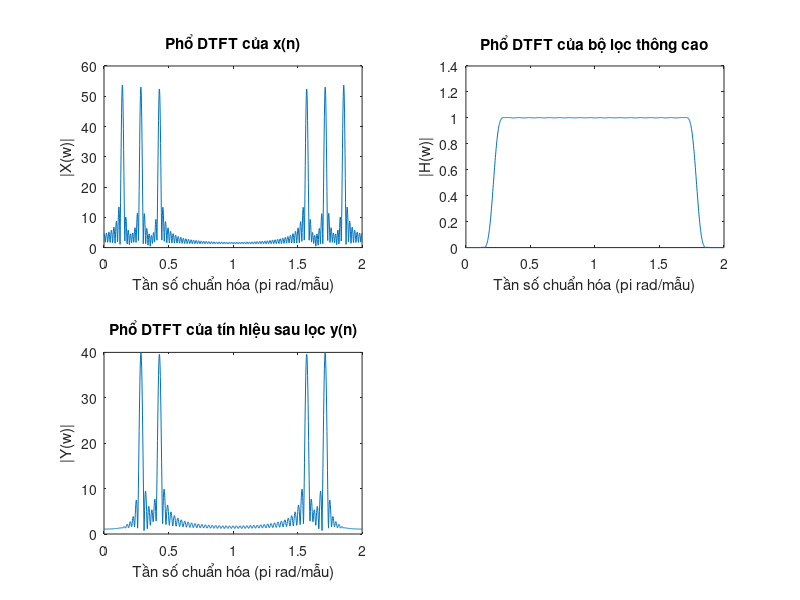

MATLAB code to generate this figure:
% Tạo tín hiệu x(n)
N = 100; % Độ dài tín hiệu
n = 0:N-1;
w1 = pi/7;
w2 = 2*pi/7;
w3 = 3*pi/7;
x = cos(w1*n) + cos(w2*n) + cos(w3*n);

% Tính toán DTFT trực tiếp
w = linspace(0, 2*pi, 1000); % Tần số từ 0 đến 2*pi
X = zeros(size(w));
for k = 1:length(w)
    X(k) = sum(x .* exp(-1j*w(k)*n));
end

% Thiết kế bộ lọc thông cao
fc = (w1 + w2) / 2; % Tần số cắt
order = 50; % Bậc của bộ lọc
b = fir1(order, fc/pi, 'high'); % Thiết kế bộ lọc FIR thông cao

% Tính toán phổ DTFT của bộ lọc (tính toán trực tiếp)
H = zeros(size(w));
for k = 1:length(w)
    H(k) = sum(b .* exp(-1j*w(k)*(0:order)));
end

% Lọc tín hiệu x(n)
y = filter(b, 1, x);

% Tính toán phổ DTFT của tín hiệu sau lọc (tính toán trực tiếp)
Y = zeros(size(w));
for k = 1:length(w)
    Y(k) = sum(y .* exp(-1j*w(k)*n));
end

% Phổ DTFT của x(n)
subplot(2,2,1);
plot(w/pi, abs(X));
title('Phổ DTFT của x(n)');
xlabel('Tần số chuẩn hóa (pi rad/mẫu)');
ylabel('|X(w)|');

% Phổ DTFT của bộ lọc thông cao
subplot(2, 2, 2);
plot(w/pi, abs(H));
title('Phổ DTFT của bộ lọc thông cao');
xlabel('Tần số chuẩn hóa (pi rad/mẫu)');
ylabel('|H(w)|');

% Phổ DTFT của tín hiệu sau lọc y(n)
subplot(2, 2, 3);
plot(w/pi, abs(Y));
title('Phổ DTFT của tín hiệu sau lọc y(n)');
xlabel('Tần số chuẩn hóa (pi rad/mẫu)');
ylabel('|Y(w)|');
